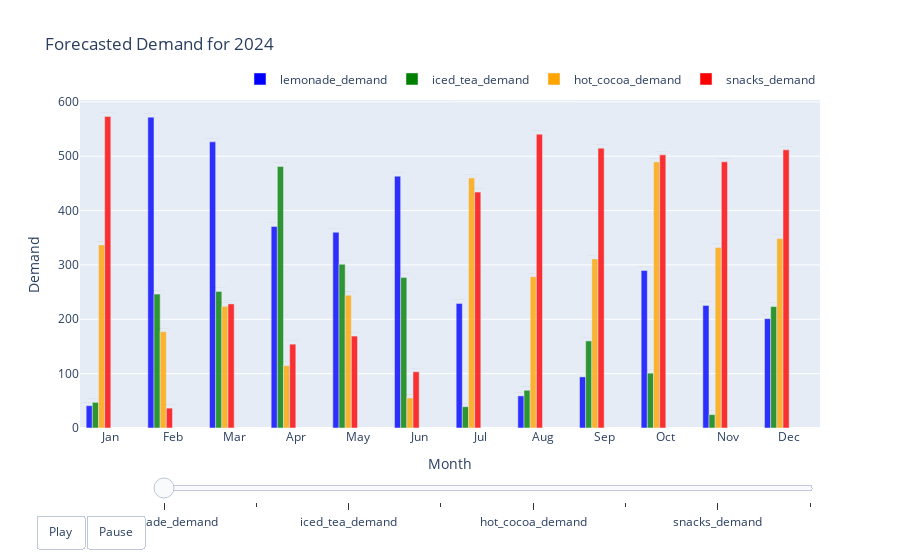

This figure's notebook cell:
### Code cell
# Visualizing using plotly animated bar graphs (to be debugged)
import plotly.graph_objects as go

# Define a color palette for the products
colors = ['blue', 'green', 'orange', 'red']

# Create traces for each product with different colors
traces = []
legends = []  # List to hold legend traces
for i, product in enumerate(y.columns):
    traces.append(go.Bar(
        x=months,
        y=forecasted_demand_2024[product],
        name=product,
        marker_color=colors[i],  # Assign color from the color palette
        hoverinfo='y',
        text=[f'Forecasted Demand: {int(val)}' for val in forecasted_demand_2024[product]],
        textposition='outside',
        textfont=dict(color='black'),
        opacity=0.8,
        showlegend=False  # Disable legend for individual traces
    ))
    # Create legend traces
    legends.append(go.Bar(
        x=[None],
        y=[None],
        name=product,
        marker_color=colors[i],
        showlegend=True
    ))

# Create frames for animation
frames = []
for product, trace in zip(y.columns, traces):
    initial_frame = go.Frame(data=[trace], name=f'Initial {product}')
    final_frame = go.Frame(data=[trace], name=f'Final {product}')
    frames.extend([initial_frame, final_frame])

# Create slider steps
steps = []
for product in y.columns:
    initial_step = {
        "args": [[f'Initial {product}'], {"frame": {"duration": 1000, "redraw": True}, "mode": "immediate", "transition": {"duration": 0}}],
        "label": product,
        "method": "animate"
    }
    final_step = {
        "args": [[f'Final {product}'], {"frame": {"duration": 1000, "redraw": True}, "mode": "immediate", "transition": {"duration": 0}}],
        "label": product,
        "method": "animate"
    }
    steps.extend([initial_step, final_step])

# Create figure
fig = go.Figure(
    data=traces + legends,  # Add legends to the data list
    layout=go.Layout(
        title='Forecasted Demand for 2024',
        xaxis_title='Month',
        yaxis_title='Demand',
        barmode='group',
        showlegend=True,
        legend=dict(
            orientation='h',
            yanchor='bottom',
            y=1.02,
            xanchor='right',
            x=1
        ),
        xaxis=dict(
            tickmode='array',  # Set tick mode to array
            tickvals=list(range(1, 13)),  # Specify tick values as month numbers
            ticktext=['Jan', 'Feb', 'Mar', 'Apr', 'May', 'Jun', 'Jul', 'Aug', 'Sep', 'Oct', 'Nov', 'Dec'],  # Specify tick text as month names
        ),
        updatemenus=[{
            "buttons": [{
                "args": [None, {"frame": {"duration": 1000, "redraw": True}, "fromcurrent": True}],
                "label": "Play",
                "method": "animate"
            }, {
                "args": [[None], {"frame": {"duration": 0, "redraw": True}, "mode": "immediate", "transition": {"duration": 0}}],
                "label": "Pause",
                "method": "animate"
            }],
            "direction": "left",
            "pad": {"r": 10, "t": 87},
            "showactive": False,
            "type": "buttons",
            "x": 0.1,
            "xanchor": "right",
            "y": 0,
            "yanchor": "top"
        }],
        sliders=[{
            "active": 0,
            "steps": steps,
            "y": 0,
            "x": 0.1,
            "pad": {"t": 50, "b": 10},
            "len": 0.9,
            "xanchor": "left",
            "yanchor": "top",
            "currentvalue": {
                "visible": False,
                "prefix": "Product: ",
                "xanchor": "right"
            }
        }]
    ),
    frames=frames
)

fig.show()

### Figure 1 — Plotly figure (JSON) as saved in the notebook; plotly's stock layout.template omitted (floating-point values rounded to 4 significant figures)
{"data": [{"hoverinfo": "y", "marker": {"color": "blue"}, "name": "lemonade_demand", "opacity": 0.8, "showlegend": false, "text": ["Forecasted Demand: 41", "Forecasted Demand: 571", "Forecasted Demand: 526", "Forecasted Demand: 370", "Forecasted Demand: 360", "Forecasted Demand: 463", "Forecasted Demand: 229", "Forecasted Demand: 59", "Forecasted Demand: 94", "Forecasted Demand: 289", "Forecasted Demand: 225", "Forecasted Demand: 201"], "textfont": {"color": "black"}, "textposition": "outside", "type": "bar", "x": [1, 2, 3, 4, 5, 6, 7, 8, 9, 10, 11, 12], "y": [41.04, 571.9, 526.4, 370.8, 360.1, 463.4, 229.2, 59.1, 94.04, 289.7, 225.4, 201.2]}, {"hoverinfo": "y", "marker": {"color": "green"}, "name": "iced_tea_demand", "opacity": 0.8, "showlegend": false, "text": ["Forecasted Demand: 47", "Forecasted Demand: 246", "Forecasted Demand: 251", "Forecasted Demand: 481", "Forecasted Demand: 301", "Forecasted Demand: 277", "Forecasted Demand: 39", "Forecasted Demand: 69", "Forecasted Demand: 160", "Forecasted Demand: 100", "Forecasted Demand: 24", "Forecasted Demand: 223"], "textfont": {"color": "black"}, "textposition": "outside", "type": "bar", "x": [1, 2, 3, 4, 5, 6, 7, 8, 9, 10, 11, 12], "y": [47.16, 246.3, 251.3, 481.1, 301.2, 277.1, 39.19, 69.39, 160.2, 100.9, 24.62, 223.4]}, {"hoverinfo": "y", "marker": {"color": "orange"}, "name": "hot_cocoa_demand", "opacity": 0.8, "showlegend": false, "text": ["Forecasted Demand: 336", "Forecasted Demand: 177", "Forecasted Demand: 223", "Forecasted Demand: 114", "Forecasted Demand: 244", "Forecasted Demand: 55", "Forecasted Demand: 460", "Forecasted Demand: 278", "Forecasted Demand: 311", "Forecasted Demand: 489", "Forecasted Demand: 332", "Forecasted Demand: 348"], "textfont": {"color": "black"}, "textposition": "outside", "type": "bar", "x": [1, 2, 3, 4, 5, 6, 7, 8, 9, 10, 11, 12], "y": [336.9, 177.2, 223.8, 114.7, 244.3, 55.24, 460.1, 278.4, 311.1, 489.6, 332.2, 348.5]}, {"hoverinfo": "y", "marker": {"color": "red"}, "name": "snacks_demand", "opacity": 0.8, "showlegend": false, "text": ["Forecasted Demand: 573", "Forecasted Demand: 36", "Forecasted Demand: 228", "Forecasted Demand: 154", "Forecasted Demand: 169", "Forecasted Demand: 103", "Forecasted Demand: 433", "Forecasted Demand: 540", "Forecasted Demand: 514", "Forecasted Demand: 502", "Forecasted Demand: 489", "Forecasted Demand: 511"], "textfont": {"color": "black"}, "textposition": "outside", "type": "bar", "x": [1, 2, 3, 4, 5, 6, 7, 8, 9, 10, 11, 12], "y": [573.3, 36.54, 228.3, 154.2, 169.1, 103.5, 434.0, 540.5, 514.8, 502.5, 489.6, 511.7]}, {"marker": {"color": "blue"}, "name": "lemonade_demand", "showlegend": true, "type": "bar", "x": [null], "y": [null]}, {"marker": {"color": "green"}, "name": "iced_tea_demand", "showlegend": true, "type": "bar", "x": [null], "y": [null]}, {"marker": {"color": "orange"}, "name": "hot_cocoa_demand", "showlegend": true, "type": "bar", "x": [null], "y": [null]}, {"marker": {"color": "red"}, "name": "snacks_demand", "showlegend": true, "type": "bar", "x": [null], "y": [null]}], "layout": {"barmode": "group", "legend": {"orientation": "h", "x": 1, "xanchor": "right", "y": 1.02, "yanchor": "bottom"}, "showlegend": true, "sliders": [{"active": 0, "currentvalue": {"prefix": "Product: ", "visible": false, "xanchor": "right"}, "len": 0.9, "pad": {"b": 10, "t": 50}, "steps": [{"args": [["Initial lemonade_demand"], {"frame": {"duration": 1000, "redraw": true}, "mode": "immediate", "transition": {"duration": 0}}], "label": "lemonade_demand", "method": "animate"}, {"args": [["Final lemonade_demand"], {"frame": {"duration": 1000, "redraw": true}, "mode": "immediate", "transition": {"duration": 0}}], "label": "lemonade_demand", "method": "animate"}, {"args": [["Initial iced_tea_demand"], {"frame": {"duration": 1000, "redraw": true}, "mode": "immediate", "transition": {"duration": 0}}], "label": "iced_tea_demand", "method": "animate"}, {"args": [["Final iced_tea_demand"], {"frame": {"duration": 1000, "redraw": true}, "mode": "immediate", "transition": {"duration": 0}}], "label": "iced_tea_demand", "method": "animate"}, {"args": [["Initial hot_cocoa_demand"], {"frame": {"duration": 1000, "redraw": true}, "mode": "immediate", "transition": {"duration": 0}}], "label": "hot_cocoa_demand", "method": "animate"}, {"args": [["Final hot_cocoa_demand"], {"frame": {"duration": 1000, "redraw": true}, "mode": "immediate", "transition": {"duration": 0}}], "label": "hot_cocoa_demand", "method": "animate"}, {"args": [["Initial snacks_demand"], {"frame": {"duration": 1000, "redraw": true}, "mode": "immediate", "transition": {"duration": 0}}], "label": "snacks_demand", "method": "animate"}, {"args": [["Final snacks_demand"], {"frame": {"duration": 1000, "redraw": true}, "mode": "immediate", "transition": {"duration": 0}}], "label": "snacks_demand", "method": "animate"}], "x": 0.1, "xanchor": "left", "y": 0, "yanchor": "top"}], "title": {"text": "Forecasted Demand for 2024"}, "updatemenus": [{"buttons": [{"args": [null, {"frame": {"duration": 1000, "redraw": true}, "fromcurrent": true}], "label": "Play", "method": "animate"}, {"args": [[null], {"frame": {"duration": 0, "redraw": true}, "mode": "immediate", "transition": {"duration": 0}}], "label": "Pause", "method": "animate"}], "direction": "left", "pad": {"r": 10, "t": 87}, "showactive": false, "type": "buttons", "x": 0.1, "xanchor": "right", "y": 0, "yanchor": "top"}], "xaxis": {"tickmode": "array", "ticktext": ["Jan", "Feb", "Mar", "Apr", "May", "Jun", "Jul", "Aug", "Sep", "Oct", "Nov", "Dec"], "tickvals": [1, 2, 3, 4, 5, 6, 7, 8, 9, 10, 11, 12], "title": {"text": "Month"}}, "yaxis": {"title": {"text": "Demand"}}}}
